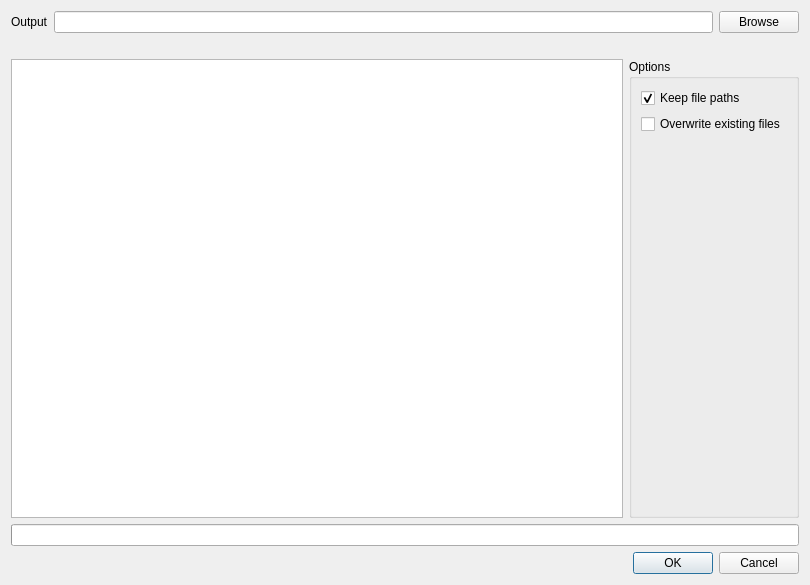
<?xml version="1.0" encoding="UTF-8"?>
<ui version="4.0">
 <class>FileExtractorDialog</class>
 <widget class="QDialog" name="FileExtractorDialog">
  <property name="windowModality">
   <enum>Qt::ApplicationModal</enum>
  </property>
  <property name="geometry">
   <rect>
    <x>0</x>
    <y>0</y>
    <width>810</width>
    <height>585</height>
   </rect>
  </property>
  <property name="windowTitle">
   <string>Dialog</string>
  </property>
  <property name="modal">
   <bool>true</bool>
  </property>
  <layout class="QVBoxLayout" name="verticalLayout">
   <item>
    <layout class="QHBoxLayout" name="horizontalLayout">
     <item>
      <widget class="QLabel" name="labelOutput">
       <property name="text">
        <string>Output</string>
       </property>
      </widget>
     </item>
     <item>
      <widget class="QLineEdit" name="destinationFolderPath">
       <property name="readOnly">
        <bool>true</bool>
       </property>
      </widget>
     </item>
     <item>
      <widget class="QPushButton" name="browseButton">
       <property name="text">
        <string>Browse</string>
       </property>
      </widget>
     </item>
    </layout>
   </item>
   <item>
    <widget class="QLabel" name="labelTask">
     <property name="frameShape">
      <enum>QFrame::NoFrame</enum>
     </property>
     <property name="text">
      <string/>
     </property>
    </widget>
   </item>
   <item>
    <layout class="QHBoxLayout" name="horizontalLayout_2">
     <item>
      <widget class="QTableView" name="tableFileQueue">
       <property name="editTriggers">
        <set>QAbstractItemView::NoEditTriggers</set>
       </property>
       <property name="gridStyle">
        <enum>Qt::NoPen</enum>
       </property>
       <attribute name="horizontalHeaderVisible">
        <bool>true</bool>
       </attribute>
       <attribute name="verticalHeaderVisible">
        <bool>false</bool>
       </attribute>
       <attribute name="verticalHeaderMinimumSectionSize">
        <number>22</number>
       </attribute>
       <attribute name="verticalHeaderDefaultSectionSize">
        <number>22</number>
       </attribute>
      </widget>
     </item>
     <item>
      <widget class="QGroupBox" name="groupBox">
       <property name="minimumSize">
        <size>
         <width>170</width>
         <height>0</height>
        </size>
       </property>
       <property name="title">
        <string>Options</string>
       </property>
       <layout class="QVBoxLayout" name="verticalLayout_2">
        <item>
         <widget class="QCheckBox" name="checkBoxFilepaths">
          <property name="text">
           <string>Keep file paths</string>
          </property>
          <property name="checked">
           <bool>true</bool>
          </property>
         </widget>
        </item>
        <item>
         <widget class="QCheckBox" name="checkBoxOverwrite">
          <property name="text">
           <string>Overwrite existing files</string>
          </property>
         </widget>
        </item>
        <item>
         <spacer name="verticalSpacer">
          <property name="orientation">
           <enum>Qt::Vertical</enum>
          </property>
          <property name="sizeHint" stdset="0">
           <size>
            <width>20</width>
            <height>40</height>
           </size>
          </property>
         </spacer>
        </item>
       </layout>
      </widget>
     </item>
    </layout>
   </item>
   <item>
    <widget class="QProgressBar" name="progressBar">
     <property name="value">
      <number>0</number>
     </property>
     <property name="textVisible">
      <bool>false</bool>
     </property>
    </widget>
   </item>
   <item>
    <layout class="QHBoxLayout" name="horizontalLayout_3">
     <item>
      <widget class="QLabel" name="labelProgress">
       <property name="text">
        <string/>
       </property>
      </widget>
     </item>
     <item>
      <widget class="QDialogButtonBox" name="buttonBox">
       <property name="orientation">
        <enum>Qt::Horizontal</enum>
       </property>
       <property name="standardButtons">
        <set>QDialogButtonBox::Cancel|QDialogButtonBox::Ok</set>
       </property>
       <property name="centerButtons">
        <bool>false</bool>
       </property>
      </widget>
     </item>
    </layout>
   </item>
  </layout>
 </widget>
 <resources/>
 <connections>
  <connection>
   <sender>buttonBox</sender>
   <signal>accepted()</signal>
   <receiver>FileExtractDialog</receiver>
   <slot>accept()</slot>
   <hints>
    <hint type="sourcelabel">
     <x>248</x>
     <y>254</y>
    </hint>
    <hint type="destinationlabel">
     <x>157</x>
     <y>274</y>
    </hint>
   </hints>
  </connection>
  <connection>
   <sender>buttonBox</sender>
   <signal>rejected()</signal>
   <receiver>FileExtractDialog</receiver>
   <slot>reject()</slot>
   <hints>
    <hint type="sourcelabel">
     <x>316</x>
     <y>260</y>
    </hint>
    <hint type="destinationlabel">
     <x>286</x>
     <y>274</y>
    </hint>
   </hints>
  </connection>
 </connections>
</ui>
